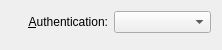
<?xml version="1.0" encoding="UTF-8"?>
<ui version="4.0">
 <class>EapMethodStackBase</class>
 <widget class="QWidget" name="EapMethodStackBase">
  <property name="geometry">
   <rect>
    <x>0</x>
    <y>0</y>
    <width>222</width>
    <height>42</height>
   </rect>
  </property>
  <layout class="QVBoxLayout" name="verticalLayout">
   <item>
    <layout class="QHBoxLayout" name="horizontalLayout">
     <item>
      <widget class="QLabel" name="label">
       <property name="text">
        <string>&amp;Authentication:</string>
       </property>
       <property name="alignment">
        <set>Qt::AlignRight|Qt::AlignTrailing|Qt::AlignVCenter</set>
       </property>
       <property name="buddy">
        <cstring>cboEapMethod</cstring>
       </property>
      </widget>
     </item>
     <item>
      <widget class="KComboBox" name="cboEapMethod"/>
     </item>
    </layout>
   </item>
   <item>
    <widget class="QStackedWidget" name="eapMethods"/>
   </item>
  </layout>
 </widget>
 <customwidgets>
  <customwidget>
   <class>KComboBox</class>
   <extends>QComboBox</extends>
   <header>kcombobox.h</header>
  </customwidget>
 </customwidgets>
 <resources/>
 <connections/>
</ui>
